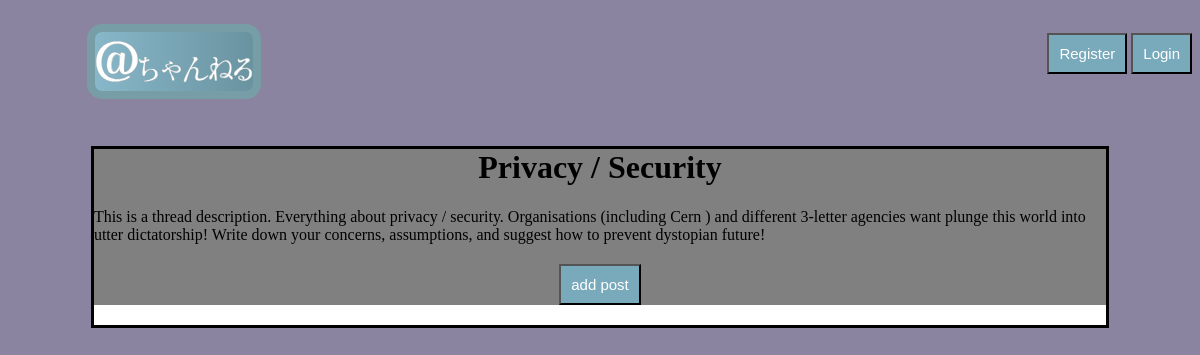
The page /threads/4 on the database as committed earlier.
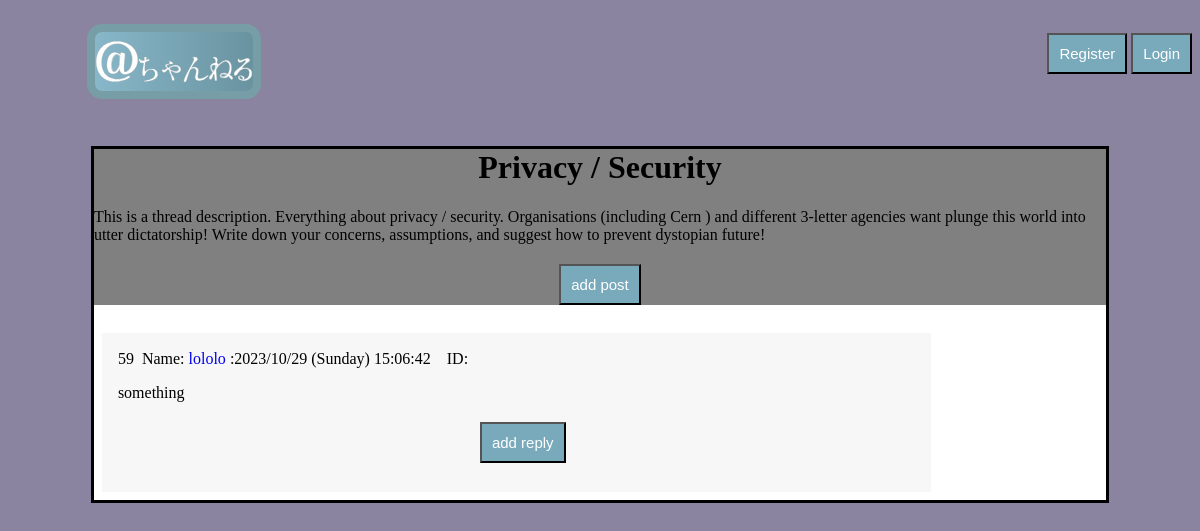
The same page on the database as committed later.
### blog/models.py (models this page shows, shortened)
class News(models.Model):
    text = models.TextField("Text", max_length= 500)
    date = models.DateTimeField('date', default=timezone.now)
    author = models.ForeignKey(User, verbose_name='author', on_delete=models.CASCADE,  null=True, blank=True)
    thread = models.ForeignKey(Threads, verbose_name='thread', on_delete=models.CASCADE, null=True)
    img = models.ImageField("img", upload_to="posts_images/", null=True, blank= True)
    rand_id = models.TextField("rand_id", null=True, blank=True, default=" ")
    class Meta:
        verbose_name = 'New'
        verbose_name_plural = 'News'

### blog/views.py (the view)
# urls.py: path('threads/<int:pk>', views.ThreadsDetailView.as_view(), name='threads-detail'),
class ThreadsDetailView(TemplateView):
    model = Threads
    template_name = 'blog/thread.html'
    context_object_name = 'post'
    def get_context_data(self, **kwards):
        ctx = super(ThreadsDetailView, self).get_context_data(**kwards)
        current_thread = Threads.objects.get(pk=self.kwargs['pk'])
        ctx['title'] = current_thread
        ctx['news'] = News.objects.filter(thread=current_thread).order_by('-date')
        ctx['replies'] = Replies.objects.filter(thread=current_thread)
        return ctx

### blog/models.py (called while the page is built)
    def __str__(self):
        return f'{self.title}'

### blog/templates/blog/thread.html (shortened to what this page needs)
{% extends 'blog/base.html' %}
{% block content %}
    <div class="">
        <div class="title-thread">
        <div class="text-center title1">{{ title }}</div>
        <div>{{ title.description }}</div>
        <h2 class="text-center"><a href="{% url 'comment-add' title.id %}"><button class="btn">add post</button></a></h2>
        </div>
        <div class="containerMain">
        {% for post in news %}
            <div class="post">
                {% if post.author %}
                    <p>{{ post.id }} &nbsp;Name: <a href="{% url 'user-comment' post.author %}">{{ post.author }}</a><span class="text-muted" > :{{ post.date|date:"Y/m/d (l) H:i:s" }} &nbsp;&nbsp; ID:{{ post.rand_id }}</span></p>
                {% else %}
                    <p>{{ post.id }} &nbsp;Name: <b>Anonymous</b> <span class="text-muted" > :{{ post.date|date:"Y/m/d (l) H:i:s" }}  &nbsp;&nbsp; ID:{{ post.rand_id }}</span></p>
                {% endif %}
                <p>{{ post.text|striptags }}</p>
                <h2 class="text-center"><a href="{% url 'comment-reply' post.id %}"><button class="btn btn-outline-secondary">add reply</button></a></h2>
            </div>
        {% endfor %}
        </div>
    </div>
{% endblock %}

Rows that differ between the two databases and show on the page:
added News: id "59", author "lololo", date "2023/10/29 (Sunday) 15:06:42", text "something"
